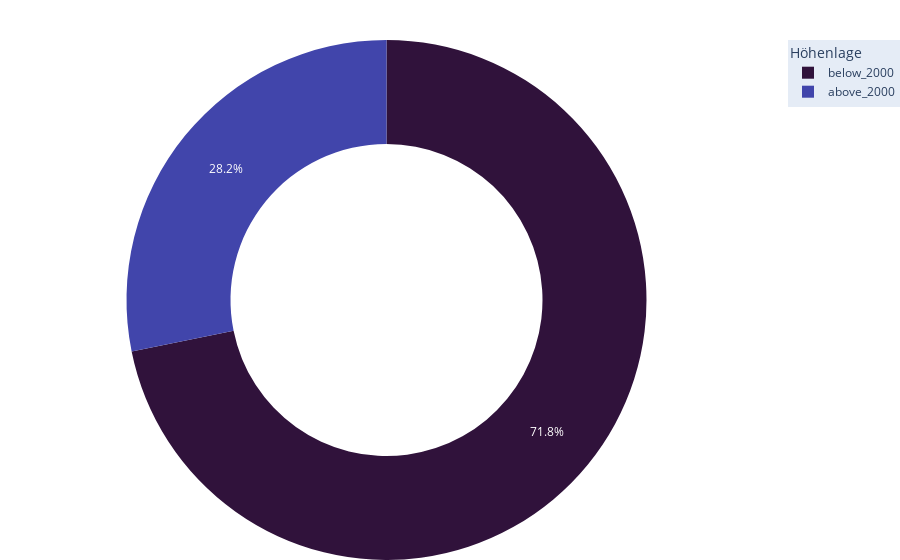

Here is the notebook cell this chart was saved with:
### Markdown cell above
Build pie chart

### Code cell
fig_pie = px.pie(df_sum_height, 
                 values=df_sum_height, 
                 names = df_sum_height.index, 
                 hole=.6,  
                 color_discrete_sequence=px.colors.sequential.Turbo
                )

fig_pie.update_layout(height = 300,
                      margin={"r":0,"t":40,"l":0,"b":0},
                      showlegend = True,
                      legend=dict(title="Höhenlage",))

fig_pie.update_layout(legend=dict(
    bgcolor = 'rgb(229,236,246)'))

fig_pie.show()

### Figure 1 — Plotly figure (JSON) as saved in the notebook; plotly's stock layout.template omitted (floating-point values rounded to 4 significant figures)
{"data": [{"domain": {"x": [0, 1], "y": [0, 1]}, "hole": 0.6, "hovertemplate": "index=%{label}<br>value=%{value}<extra></extra>", "labels": ["below_2000", "above_2000"], "legendgroup": "", "name": "", "showlegend": true, "type": "pie", "values": [255, 100]}], "layout": {"autosize": true, "legend": {"bgcolor": "rgb(229,236,246)", "title": {"text": "Höhenlage"}, "tracegroupgap": 0}, "margin": {"b": 0, "l": 0, "r": 0, "t": 40}, "piecolorway": ["#30123b", "#4145ab", "#4675ed", "#39a2fc", "#1bcfd4", "#24eca6", "#61fc6c", "#a4fc3b", "#d1e834", "#f3c63a", "#fe9b2d", "#f36315", "#d93806", "#b11901", "#7a0402"], "showlegend": true}}
